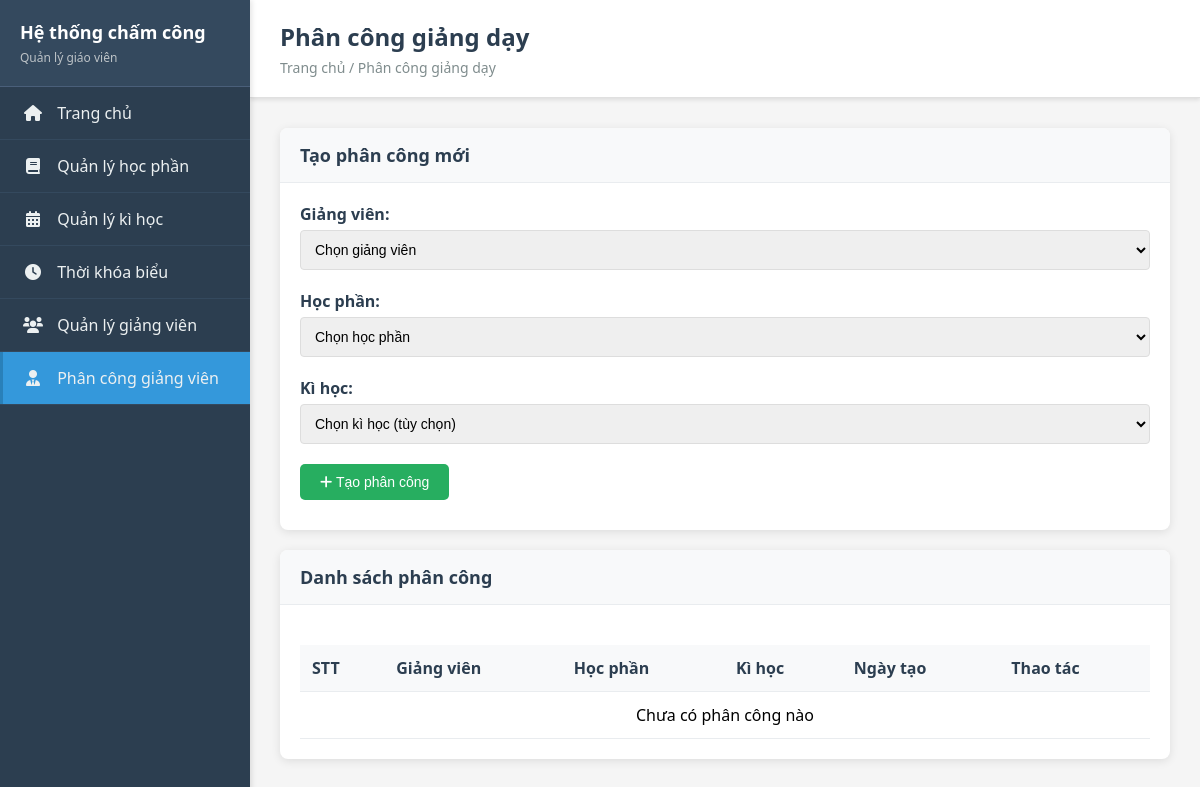
/assignments, run on an earlier commit of the app's database.
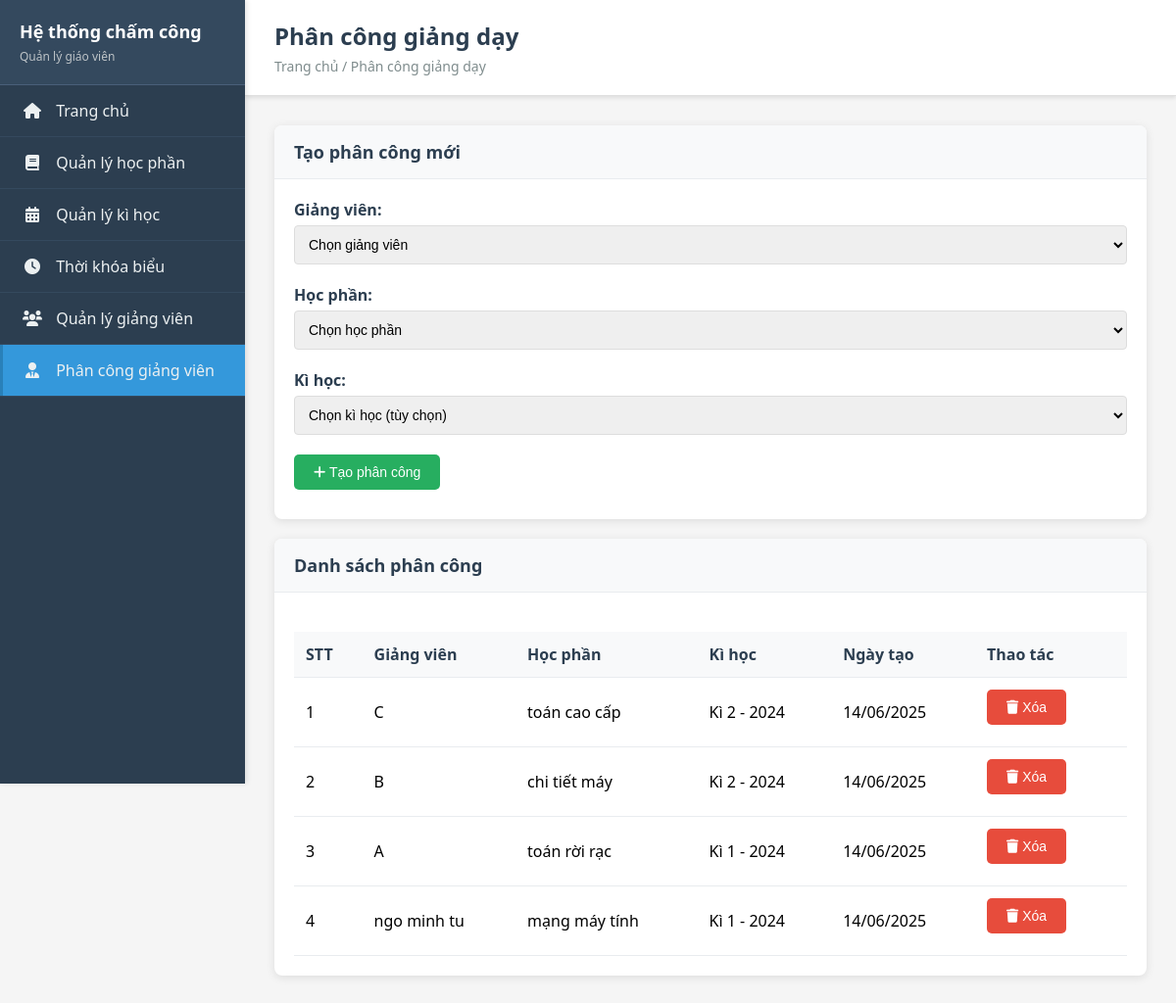
And on a later commit of the database.
### backend/app.py (models this page shows, shortened)
class Assignment(db.Model):
    __tablename__ = 'assignments'
    id = db.Column(db.Integer, primary_key=True)
    teacher_id = db.Column(db.Integer, db.ForeignKey('teachers.id'), nullable=False)
    subject_id = db.Column(db.Integer, db.ForeignKey('subjects.id'), nullable=False)
    semester_id = db.Column(db.Integer, db.ForeignKey('semesters.id'))
    created_at = db.Column(db.DateTime, default=datetime.utcnow)
    teacher = db.relationship('Teacher', backref='assignments')
    subject = db.relationship('Subject', backref='assignments')
    semester = db.relationship('Semester', backref='assignments')

class Teacher(db.Model):
    __tablename__ = 'teachers'
    id = db.Column(db.Integer, primary_key=True)
    name = db.Column(db.String(100), nullable=False)
    department = db.Column(db.String(100), nullable=False)
    qualifications = db.Column(db.String(200))
    created_at = db.Column(db.DateTime, default=datetime.utcnow)

class Subject(db.Model):
    __tablename__ = 'subjects'
    id = db.Column(db.Integer, primary_key=True)
    name = db.Column(db.String(100), nullable=False)
    department = db.Column(db.String(100), nullable=False)
    student_count = db.Column(db.Integer, default=0)
    created_at = db.Column(db.DateTime, default=datetime.utcnow)

class Semester(db.Model):
    __tablename__ = 'semesters'
    id = db.Column(db.Integer, primary_key=True)
    name = db.Column(db.String(100), nullable=False)
    year = db.Column(db.Integer, nullable=False)
    created_at = db.Column(db.DateTime, default=datetime.utcnow)

### backend/app.py (the view)
@app.route('/assignments')
def assignments():
    try:
        assignments_list = Assignment.query.order_by(Assignment.created_at.desc()).all()
        teachers_list = Teacher.query.all()
        subjects_list = Subject.query.all()
        semesters_list = Semester.query.all()
        return render_template('assignments.html',
                             assignments=assignments_list,
                             teachers=teachers_list,
                             subjects=subjects_list,
                             semesters=semesters_list)
    except Exception as e:
        print(f"Error in assignments route: {e}")
        return render_template('assignments.html',
                             assignments=[],
                             teachers=[],
                             subjects=[],
                             semesters=[])

### frontend/templates/assignments.html (shortened to what this page needs)
<!DOCTYPE html>
<html lang="en">
<head>
    <link rel="stylesheet" href="{{ url_for('static', filename='css/style.css') }}">
</head>
<body>
    {% extends "base.html" %}
    {% block page_title %}Phân công giảng dạy{% endblock %}
    {% block breadcrumb %}Trang chủ / Phân công giảng dạy{% endblock %}
    {% block content %}
    <div class="card">
        <div class="card-header">
            <h3>Tạo phân công mới</h3>
        </div>
        <div class="card-body">
            <form id="assignment-form">
                <div class="form-group">
                    <label for="assignment-teacher">Giảng viên:</label>
                    <select id="assignment-teacher" name="teacher_id" class="form-control" required>
                        <option value="">Chọn giảng viên</option>
                    </select>
                </div>
                <div class="form-group">
                    <label for="assignment-subject">Học phần:</label>
                    <select id="assignment-subject" name="subject_id" class="form-control" required>
                        <option value="">Chọn học phần</option>
                    </select>
                </div>
                <div class="form-group">
                    <label for="assignment-semester">Kì học:</label>
                    <select id="assignment-semester" name="semester_id" class="form-control">
                        <option value="">Chọn kì học (tùy chọn)</option>
                    </select>
                </div>
                <button type="submit" class="btn btn-success" id="submit-btn">
                    <i class="fas fa-plus"></i> Tạo phân công
                </button>
            </form>
        </div>
    </div>
    <div class="card">
        <div class="card-header">
            <h3>Danh sách phân công</h3>
        </div>
        <div class="card-body">
            <table class="table">
                <thead>
                    <tr>
                        <th>STT</th>
                        <th>Giảng viên</th>
                        <th>Học phần</th>
                        <th>Kì học</th>
                        <th>Ngày tạo</th>
                        <th>Thao tác</th>
                    </tr>
                </thead>
                <tbody>
                    {% for assignment in assignments %}
                    <tr>
                        <td>{{ loop.index }}</td>
                        <td>{{ assignment.teacher.name if assignment.teacher else 'N/A' }}</td>
                        <td>{{ assignment.subject.name if assignment.subject else 'N/A' }}</td>
                        <td>{{ assignment.semester.name + ' - ' + assignment.semester.year|string if assignment.semester else 'Chưa phân kì' }}</td>
                        <td>{{ assignment.created_at.strftime('%d/%m/%Y') }}</td>
                        <td>
                            <button class="btn btn-danger btn-sm" onclick="deleteAssignment({{ assignment.id }})">
                                <i class="fas fa-trash"></i> Xóa
                            </button>
                        </td>
                    </tr>
                    {% else %}
                    <tr>
                        <td colspan="6" style="text-align: center;">Chưa có phân công nào</td>
                    </tr>
                    {% endfor %}
                </tbody>
            </table>
        </div>
    </div>
    {% endblock %}

What changed in the data, as far as the page shows it:
added Assignment: teacher "C", subject "toán cao cấp", semester "Kì 2 - 2024", created_at "14/06/2025"
added Assignment: teacher "B", subject "chi tiết máy", semester "Kì 2 - 2024", created_at "14/06/2025"
added Assignment: teacher "A", subject "toán rời rạc", semester "Kì 1 - 2024", created_at "14/06/2025"
added Assignment: teacher "ngo minh tu", subject "mạng máy tính", semester "Kì 1 - 2024", created_at "14/06/2025"
Also different on the page:
text no longer shown: "Chưa có phân công nào"
